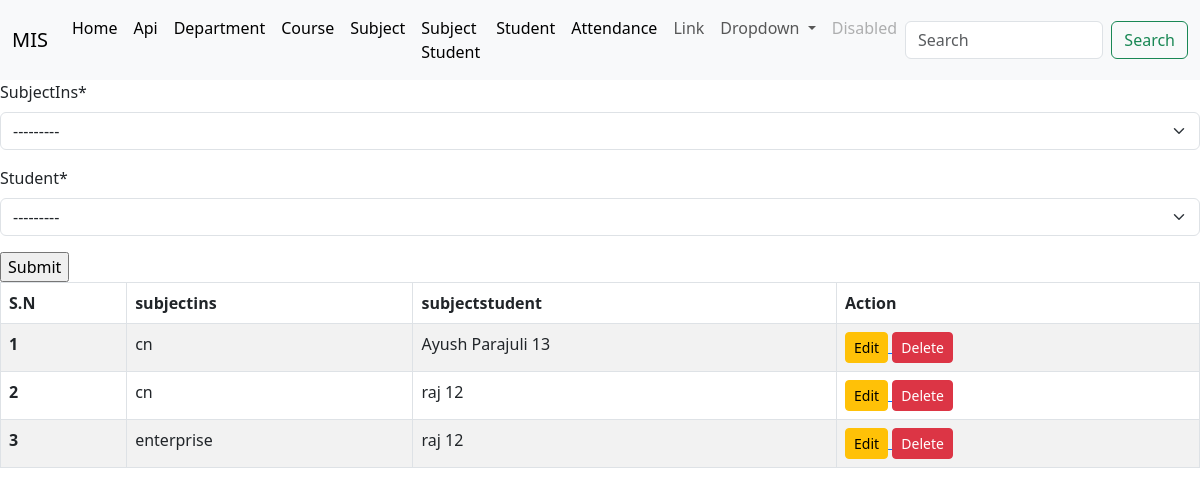
Page /subjectstudent on the earlier database version.
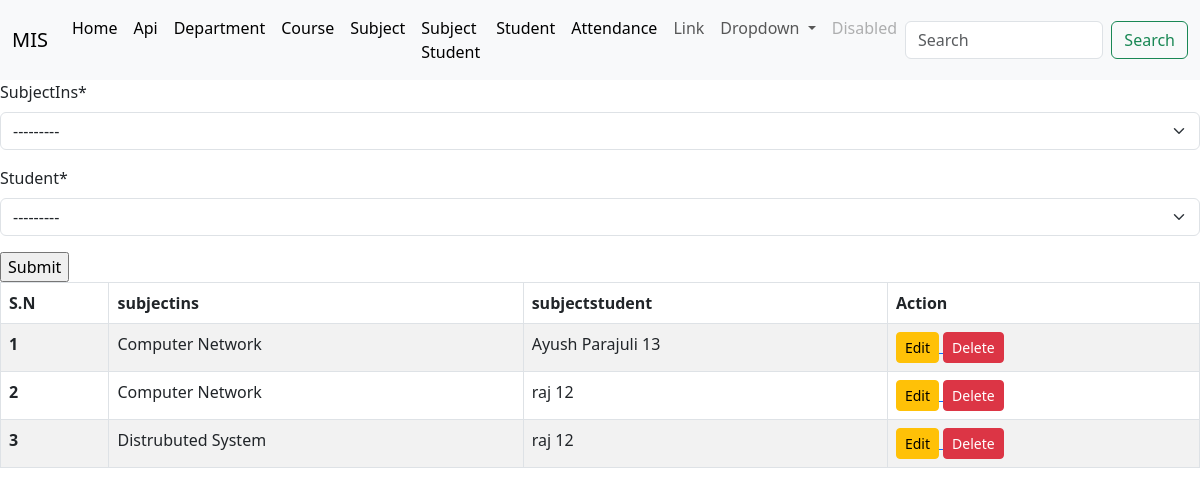
Same page on the later database version.
### api/models.py (models this page shows, shortened)
class SubjectStudent(models.Model):
    subjectIns = models.ForeignKey(Subject,on_delete=models.CASCADE)
    student = models.ForeignKey(Student, on_delete=models.CASCADE)

class Subject(models.Model):
    name=models.CharField(max_length=100,unique=True)
    year=models.ForeignKey(Year,on_delete=models.CASCADE)
    semester=models.ManyToManyField(Semester)
    student = models.ManyToManyField(Student)
    def __str__(self):
        return self.name

class Student(models.Model):
    name=models.CharField(max_length=100)
    roll_no=models.CharField(max_length=50,unique=True)
    def __str__(self):
        return self.name +' : '+self.roll_no

### Home/views.py (the view, shortened to what this page needs)
# urls.py: path('subjectstudent', views.subjectstudent,name='subjectstudent'),
def subjectstudent(request):
    context ={}
    all_subjectstudents=SubjectStudent.objects.all()
    context={
        'subjectstudentform':SubjectStudentForm(),
        'all_subjectstudents':all_subjectstudents,
    }
    return render(request, "subjectstudent.html", context)

### Home/forms.py
class SubjectStudentForm(forms.ModelForm):
    class Meta:
        model = api.SubjectStudent
        fields = "__all__"

### templates/subjectstudent.html (shortened to what this page needs)
{% extends 'base.html' %}
{%load crispy_forms_tags %}
{% block body %}
<form action = "" method = "post">
    {{subjectstudentform |crispy }}
    <input type="submit" value="Submit">
</form>
<div>
<table class="table table-striped table-hover table-bordered">
    <thead>
      <tr>
        <th scope="col">S.N</th>
        <th scope="col">subjectins</th>
        <th scope="col">subjectstudent</th>
        <th scope="col">Action</th>
      </tr>
    </thead>
    <tbody>
        {% for ass in all_subjectstudents %}
        <tr>
        <th scope="row">{{forloop.counter}}</th>
        <td>{{ass.subjectIns.name}}</td>
        <td>{{ass.student.name}} {{ass.student.roll_no}}</td>
        <td>
            <a href="subjectstudent_update/{{ass.id}}">
              <button type="button" class="btn btn-sm btn-warning">Edit</button>
          </a>
            <a href="subjectstudent_delete/{{ass.id}}">
                <button type="button" class="btn btn-sm btn-danger">Delete</button>
            </a>
        </td>
        </tr>
        {% endfor %}
    </tbody>
  </table>
</div>
{% endblock body %}

Differences in the rows shown:
changed through a linked row, SubjectStudent "Ayush Parajuli": subjectIns.name "cn" → "Computer Network"
changed through a linked row, SubjectStudent (number 2 of 3 on the later page): subjectIns.name "cn" → "Computer Network"
changed through a linked row, SubjectStudent: subjectIns.name "enterprise" → "Distrubuted System"
